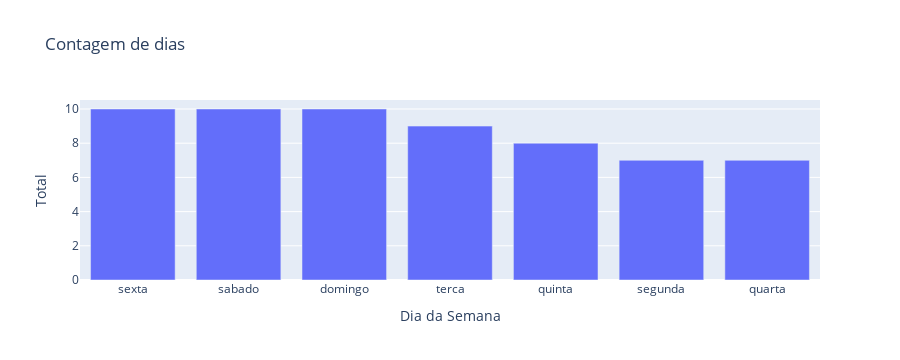

Notebook source saved alongside this figure:
### Markdown cell above
### **Dia da semana**

### Code cell
fig = px.bar(
    x=df['dia_da_semana'].value_counts().index,
    y=df['dia_da_semana'].value_counts().values,
    labels={'x': 'Dia da Semana', 'y': 'Total'},
    title='Contagem de dias'
); fig.show()

### Figure 1 — Plotly figure (JSON) as saved in the notebook; plotly's stock layout.template omitted (floating-point values rounded to 4 significant figures)
{"data": [{"alignmentgroup": "True", "hovertemplate": "Dia da Semana=%{x}<br>Total=%{y}<extra></extra>", "legendgroup": "", "marker": {"color": "#636efa", "pattern": {"shape": ""}}, "name": "", "offsetgroup": "", "orientation": "v", "showlegend": false, "textposition": "auto", "type": "bar", "x": ["sexta", "sabado", "domingo", "terca", "quinta", "segunda", "quarta"], "xaxis": "x", "y": [10, 10, 10, 9, 8, 7, 7], "yaxis": "y"}], "layout": {"barmode": "relative", "height": 360, "legend": {"tracegroupgap": 0}, "title": {"text": "Contagem de dias"}, "xaxis": {"anchor": "y", "autorange": true, "domain": [0, 1], "range": [-0.5, 6.5], "title": {"text": "Dia da Semana"}, "type": "category"}, "yaxis": {"anchor": "x", "autorange": true, "domain": [0, 1], "range": [0, 10.53], "title": {"text": "Total"}, "type": "linear"}}}
